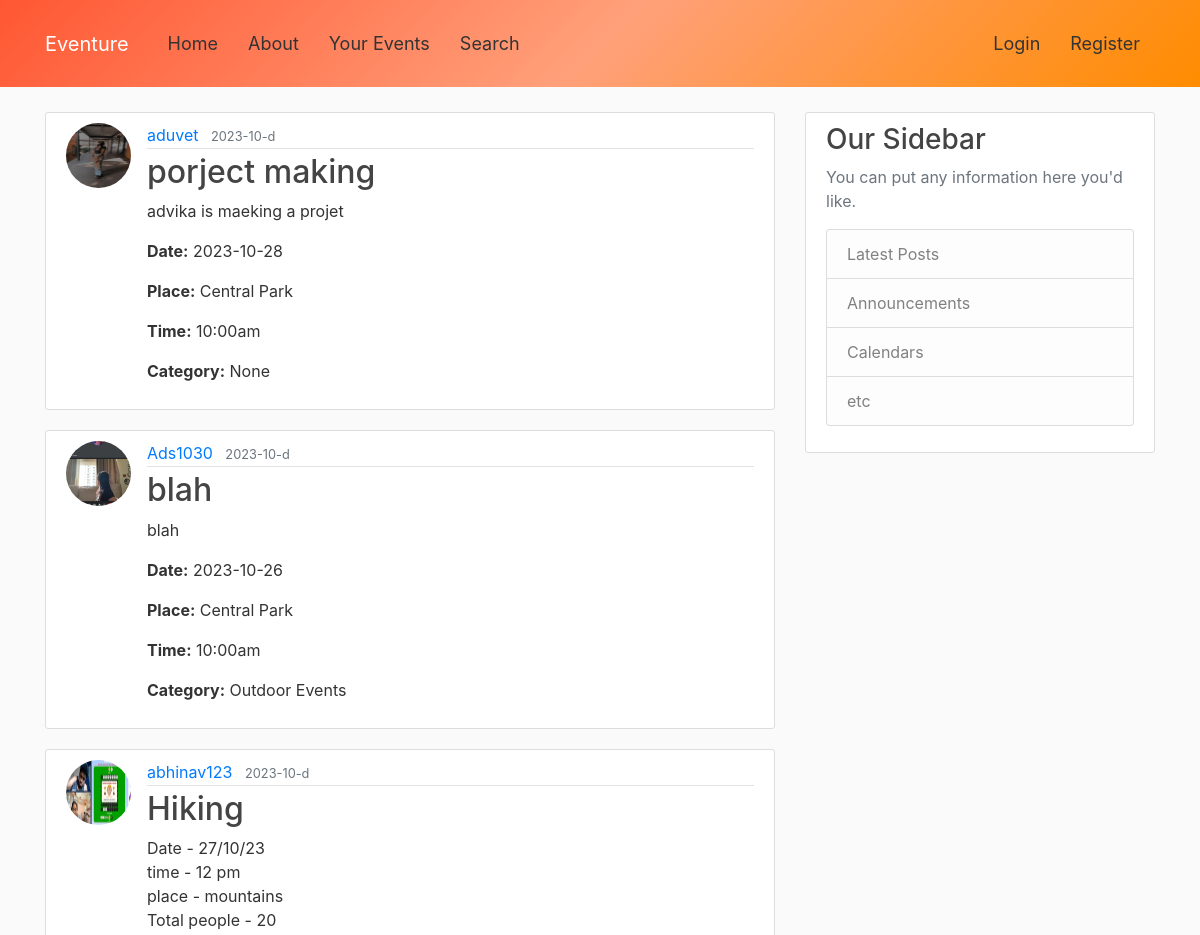
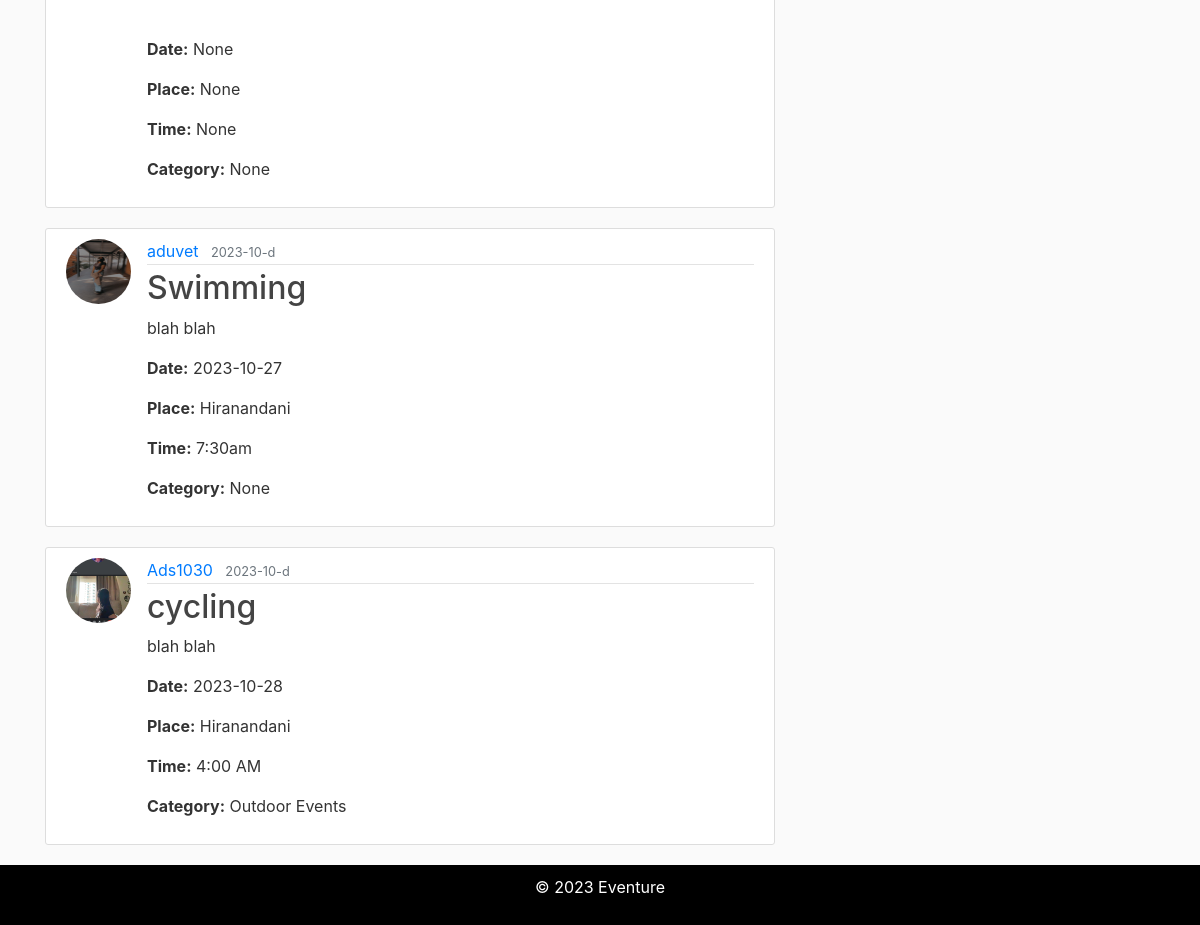
The page /home on the database its author committed (2 pictures, top to bottom).
### flaskBlog/models.py (models this page shows, shortened)
class Post(db.Model):
    id = db.Column(db.Integer, primary_key=True)
    title = db.Column(db.String(100), nullable=False)
    date_posted = db.Column(db.DateTime, nullable=False, default=datetime.utcnow)
    content = db.Column(db.Text, nullable=False)
    user_id = db.Column(db.Integer, db.ForeignKey('user.id'), nullable=False)
    rsvps = db.relationship('RSVP', backref='post', lazy=True, cascade='all, delete-orphan')
    time = db.Column(db.String(10), nullable=True)  # Optional time field
    place = db.Column(db.String(100), nullable=True)  # Optional place field
    date = db.Column(db.Date, nullable=True)  # Optional date field
    category = db.Column(db.String(50), nullable=True)  #Optional category field

class User(db.Model, UserMixin):
    id = db.Column(db.Integer, primary_key = True)
    username = db.Column(db.String(20), unique=True, nullable = False)
    email = db.Column(db.String(120), unique=True, nullable = False)
    image_file = db.Column(db.String(20), nullable = False, default='default.jpg')
    password = db.Column(db.String(60), nullable = False)
    posts = db.relationship('Post',backref='author',lazy=True)

### flaskBlog/routes.py (the view)
@app.route("/")
@app.route("/home")
def home():
    posts = Post.query.all()
    return render_template('home.html', posts = posts)

### flaskBlog/templates/home.html
{% extends "layout.html" %}
{% block content %}
    {% for post in posts %}
        <article class="media content-section">
            <img class="rounded-circle article-img" src="{{url_for('static', filename='profile_pics/' + post.author.image_file)}}" alt="">
            <div class="media-body">
                <div class="article-metadata">
                    <a class="mr-2" href="#">{{ post.author.username }}</a>
                    <small class="text-muted">{{ post.date_posted.strftime('%Y-%m-d') }}</small>
                </div>
                <h2><a class="article-title" href="{{ url_for('post', post_id=post.id) }}">{{ post.title }}</a></h2>
                <p class="article-content">{{ post.content }}</p>
                <p><strong>Date:</strong> {{ post.date }}</p>
                <p><strong>Place:</strong> {{ post.place }}</p>
                <p><strong>Time:</strong> {{ post.time }}</p>
                <p><strong>Category:</strong> {{ post.category }}</p>
            </div>
        </article>
    {% endfor %}
{% endblock content %}

### flaskBlog/static/main.css (style rules this page uses)
body { background: #fafafa; color: #333333; margin-top: 7rem; padding-bottom: 60px; }
h1, h2, h3, h4, h5, h6 { color: #444444; }
.content-section { background: #ffffff; padding: 10px 20px; border: 1px solid #dddddd; border-radius: 3px; margin-bottom: 20px; }
.article-title { color: #444444; }
.article-content { white-space: pre-line; }
.article-img { height: 65px; width: 65px; margin-right: 16px; }
.article-metadata { padding-bottom: 1px; margin-bottom: 4px; border-bottom: 1px solid #e3e3e3 }

### rows shown on the page
Post: image_file (picture), author.username "aduvet", date_posted "2023-10-d", title "porject making", content "advika is maeking a projet", date "2023-10-28", place "Central Park", time "10:00am", category "None"
Post: image_file (picture), author.username "Ads1030", date_posted "2023-10-d", title "blah", content "blah", date "2023-10-26", place "Central Park", time "10:00am", category "Outdoor Events"
Post: image_file (picture), author.username "abhinav123", date_posted "2023-10-d", title "Hiking", content "Date - 27/10/23 time - 12 pm place - mountains Total people - 20", date "None", place "None", time "None", category "None"
Post: image_file (picture), author.username "aduvet", date_posted "2023-10-d", title "Swimming", content "blah blah", date "2023-10-27", place "Hiranandani", time "7:30am", category "None"
Post: image_file (picture), author.username "Ads1030", date_posted "2023-10-d", title "cycling", content "blah blah", date "2023-10-28", place "Hiranandani", time "4:00 AM", category "Outdoor Events"
